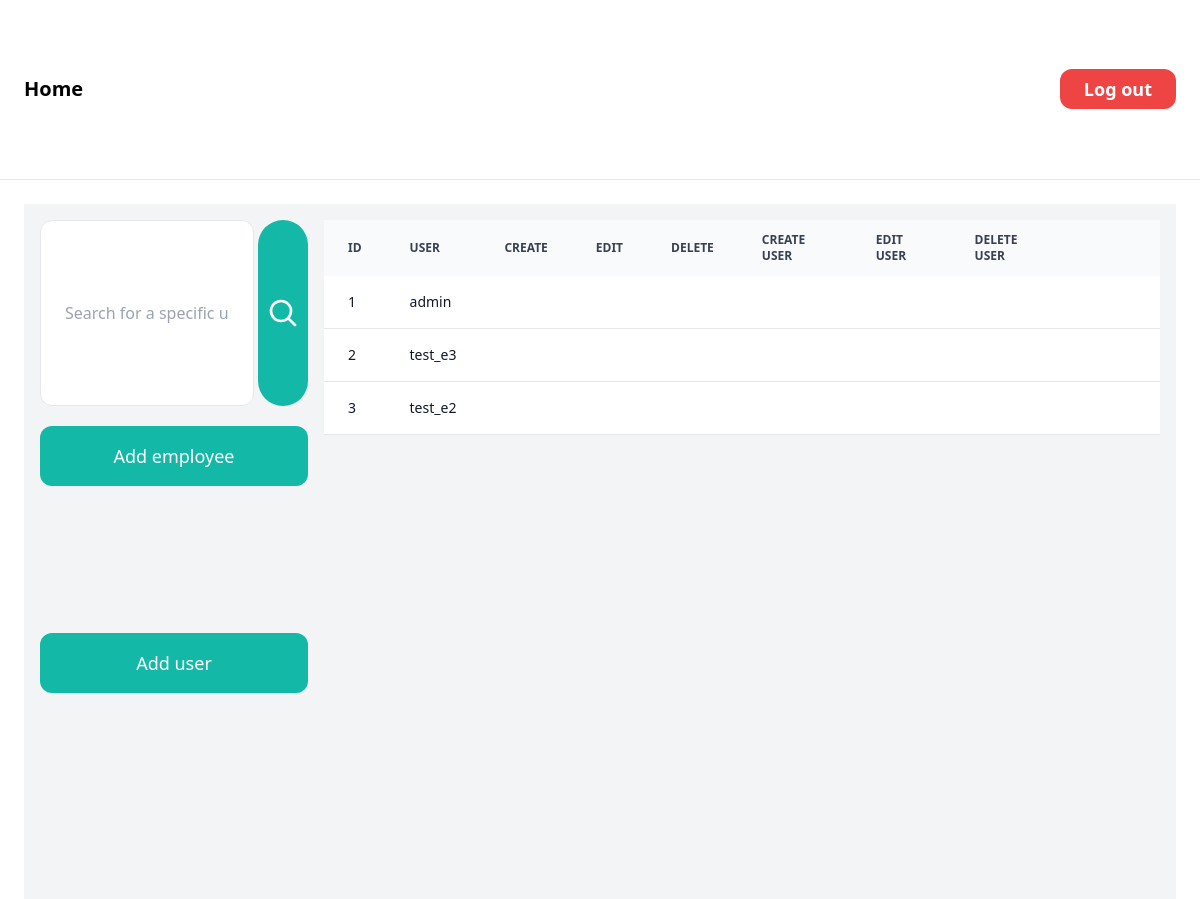
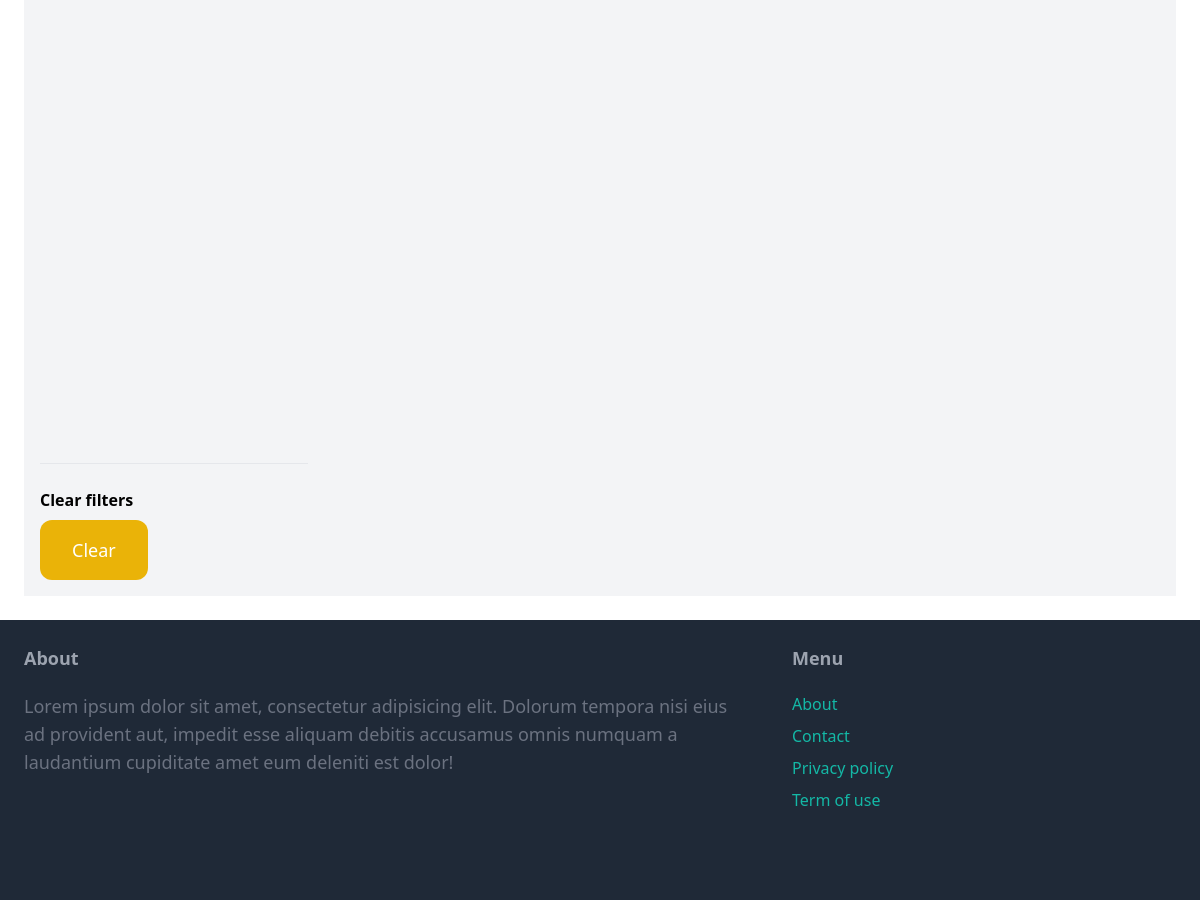
Screenshot of /employees/ (signed in) with the database file from the repository (2 pictures, top to bottom).
### apps/employee/models.py (models this page shows, shortened)
class Employee(models.Model):
    user = models.OneToOneField(User, null=True, on_delete=models.CASCADE, related_name="employee")
    can_create = models.BooleanField(default=False)
    can_edit = models.BooleanField(default=False)
    can_delete = models.BooleanField(default=False)
    can_create_user = models.BooleanField(default=False)
    can_edit_user = models.BooleanField(default=False)
    can_delete_user = models.BooleanField(default=False)
    created_by = models.ForeignKey(User, related_name='created_employee', on_delete=models.CASCADE)
    created_at = models.DateTimeField(auto_now_add=True)

### apps/employee/views.py (the view)
# urls.py: path('', views.employees, name='employees'),
@login_required
@can_see_employee
def employees(request):
    messages.info(request, "You don't have permission to create items")
    query = request.GET.get('query', '')
    employees = Employee.objects.all()
    if query:
        employees = employees.filter(Q(user__username__icontains=query))
    return render(request, 'employee/employees.html', {
        'employees': employees,
        'query': query,
        'messages': messages
    })

### templates/employee/employees.html (shortened to what this page needs)
{% extends 'core/base.html' %}
{% load bootstrap_icons %}
{% block content %}
<div class="p-4 grid grid-cols-4 gap-4 bg-gray-100">
    <div class="col-span-1 grid grid-rows-6 h-[70vh] sticky top-4">
        <form class="grid grid-cols-5 gap-1 row-span-1" method="get" action="{% url 'apps.employee:employees' %}" >
            <input placeholder="Search for a specific user" name="query" type="text" class="col-span-4 w-full py-4 px-6 border rounded-xl" value="{{ query }}"/>
            <button class="bg-teal-500 hover:bg-teal-700 transition-all duration-300 text-white rounded-full col-span-1 flex items-center justify-center" >
                <svg xmlns="http://www.w3.org/2000/svg" fill="none" viewBox="0 0 24 24" stroke-width="2" stroke="currentColor" class="w-8 h-8">
                    <path stroke-linecap="round" stroke-linejoin="round" d="M21 21l-5.197-5.197m0 0A7.5 7.5 0 105.196 5.196a7.5 7.5 0 0010.607 10.607z"/>
                </svg>
            </button>
        </form>
        <span class="row-span-1">
            <ul>
                <li><a class="w-full text-center mt-5 py-4 px-8 inline-block bg-teal-500 text-lg rounded-xl text-white" href="{% url 'apps.employee:new' %}" >Add employee</a></li>
            </ul>
        </span>
        <span class="row-span-1">
            <ul>
                <li><a class="w-full text-center mt-10 py-4 px-8 inline-block bg-teal-500 text-lg rounded-xl text-white" href="{% url 'apps.employee:new_user' %}" >Add user</a></li>
            </ul>
        </span>
        <div class="row-span-2"></div>
        <hr class="my-6" />
        <span class="row-span-1">
            <p class="font-semibold">Clear filters</p>
            <ul>
                <li><a class="mt-2 py-4 px-8 inline-block bg-yellow-500 text-lg rounded-xl text-white" href="{% url 'apps.employee:employees' %}" >Clear</a></li>
            </ul>
        </span>
    </div>
    <div class="col-span-3 relative overflow-x-auto">
        <table class="w-full text-sm text-left text-gray-500 dark:text-gray-400">
            <thead class="text-xs text-gray-700 uppercase bg-gray-50 dark:bg-gray-700 dark:text-gray-400">
                <tr>
                    <th scope="col" class="px-6 py-3">Id</th>
                    <th scope="col" class="px-6 py-3">User</th>
                    <th scope="col" class="px-6 py-3">Create</th>
                    <th scope="col" class="px-6 py-3">Edit</th>
                    <th scope="col" class="px-6 py-3">Delete</th>
                    <th scope="col" class="px-6 py-3">Create user</th>
                    <th scope="col" class="px-6 py-3">Edit user</th>
                    <th scope="col" class="px-6 py-3">Delete user</th>
                    <th scope="col" class="px-6 py-3"></th>
                    <th scope="col" class="px-6 py-3"></th>
                </tr>
            </thead>
            <tbody>
            {% for employee in employees %}
                <tr class="bg-white border-b dark:bg-gray-800 dark:border-gray-700">
                    <td scope="row" class="px-6 py-4 font-medium text-gray-900 whitespace-nowrap dark:text-white">{{ employee.id }}</td>
                    <td scope="row" class="px-6 py-4 font-medium text-gray-900 whitespace-nowrap dark:text-white">{{ employee.user.username }}</td>
                    <td scope="row" class="px-6 text- py-4 font-medium text-gray-900 whitespace-nowrap dark:text-white">
                    </td>
                    <td scope="row" class="px-6 py-4 font-medium text-gray-900 whitespace-nowrap dark:text-white">
                    </td>
                    <td scope="row" class="px-6 py-4 font-medium text-gray-900 whitespace-nowrap dark:text-white">
                    </td>
                    <td scope="row" class="px-6 py-4 font-medium text-gray-900 whitespace-nowrap dark:text-white">
                    </td>
                    <td scope="row" class="px-6 py-4 font-medium text-gray-900 whitespace-nowrap dark:text-white">
                    </td>
                    <td scope="row" class="px-6 py-4 font-medium text-gray-900 whitespace-nowrap dark:text-white">
                    </td>
                    <td scope="row" class="px-6 py-4 font-medium whitespace-nowrap dark:text-white">
                    </td>
                    <td scope="row" class="px-6 py-4 font-medium whitespace-nowrap dark:text-white">
                    </td>
                </tr>
            {% endfor %}
            </tbody>
        </table>
    </div>
</div>
{% endblock %}

### rows the page displays
Employee: id "1", user.username "admin"
Employee: id "2", user.username "test_e3"
Employee: id "3", user.username "test_e2"
